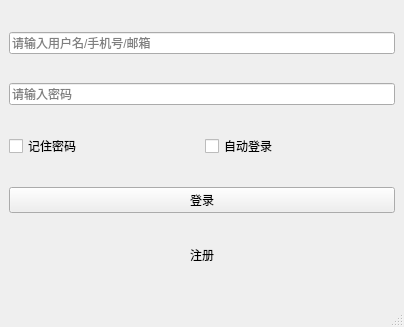
<?xml version="1.0" encoding="UTF-8"?>
<ui version="4.0">
 <class>Login</class>
 <widget class="QMainWindow" name="Login">
  <property name="geometry">
   <rect>
    <x>0</x>
    <y>0</y>
    <width>404</width>
    <height>327</height>
   </rect>
  </property>
  <property name="windowTitle">
   <string>MainWindow</string>
  </property>
  <widget class="QWidget" name="centralwidget">
   <layout class="QGridLayout" name="gridLayout">
    <item row="0" column="0" colspan="2">
     <widget class="QLineEdit" name="lineEdit_userName">
      <property name="placeholderText">
       <string>请输入用户名/手机号/邮箱</string>
      </property>
     </widget>
    </item>
    <item row="1" column="0" colspan="2">
     <widget class="QLineEdit" name="lineEdit_password">
      <property name="echoMode">
       <enum>QLineEdit::Password</enum>
      </property>
      <property name="placeholderText">
       <string>请输入密码</string>
      </property>
     </widget>
    </item>
    <item row="2" column="0">
     <widget class="QCheckBox" name="checkBox_remember">
      <property name="text">
       <string>记住密码</string>
      </property>
     </widget>
    </item>
    <item row="2" column="1">
     <widget class="QCheckBox" name="checkBox_autoLogin">
      <property name="text">
       <string>自动登录</string>
      </property>
     </widget>
    </item>
    <item row="3" column="0" colspan="2">
     <widget class="QPushButton" name="pushButton_login">
      <property name="text">
       <string>登录</string>
      </property>
      <property name="flat">
       <bool>false</bool>
      </property>
     </widget>
    </item>
    <item row="4" column="0" colspan="2">
     <widget class="QPushButton" name="pushButton_register">
      <property name="text">
       <string>注册</string>
      </property>
      <property name="flat">
       <bool>true</bool>
      </property>
     </widget>
    </item>
   </layout>
  </widget>
  <widget class="QMenuBar" name="menubar">
   <property name="geometry">
    <rect>
     <x>0</x>
     <y>0</y>
     <width>404</width>
     <height>23</height>
    </rect>
   </property>
  </widget>
  <widget class="QStatusBar" name="statusbar"/>
 </widget>
 <resources/>
 <connections/>
</ui>
